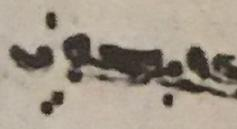
#> input picture msocr/data/sessions/2a02cee6/crops/line_003.jpg, 237 x 129 px
$ python -i line_augment.py   (imports and definitions only)
#> lines starting #> are read from the running program, lines starting #| are printed output that depends on the picture
#> further down, picture is the input picture: PIL image 237x129 RGB; mean R, G, B 162.3, 151.6, 137.5
"""Line-level image degradation for data augmentation.

Ported from kraken/linegen.py @ 9a218ce8 (mittagessen/kraken) which was removed
in kraken 7.x. Only the three degradation functions are kept; the Pango/Cairo
LineGenerator is intentionally dropped — we degrade real Sogdian line crops,
not synthesize from fonts.

Reference: Kanungo et al. "A statistical, nonparametric methodology for
document degradation model validation." IEEE TPAMI 22.11 (2000): 1209-1223.
"""
from __future__ import annotations

import logging

import numpy as np
from PIL import Image, ImageOps
from scipy.ndimage import (
    affine_transform,
    binary_closing,
    distance_transform_cdt,
    find_objects,
    gaussian_filter,
    geometric_transform,
)

from kraken.lib.util import array2pil, pil2array

logger = logging.getLogger(__name__)

__all__ = ["ocropy_degrade", "degrade_line", "distort_line"]


# ponytail: verbatim port of kraken.linegen.ocropy_degrade (9a218ce8).
# Only logging stripped; behavior identical. Upgrade path: if scipy.ndimage
# filter/interpolation APIs move, re-port from upstream kraken tag.
def ocropy_degrade(
    im: Image.Image,
    distort: float = 1.0,
    dsigma: float = 20.0,
    eps: float = 0.03,
    delta: float = 0.3,
    degradations: tuple = ((0.5, 0.0, 0.5, 0.0),),
) -> Image.Image:
    """Degrade + distort a line using the ocropus noise model.

    Returns PIL.Image mode 'L'.
    """
#> called with distort = 1, dsigma = 20, eps = 0.03, delta = 0.3, degradations = ((0.5, 0, 0.5, 0),)
    w, h = im.size
#> w = 237; h = 129
    image = Image.new("L", (int(1.5 * w), 4 * h), 255)
#> image: PIL image 355x516 L; every value is 255
    image.paste(im, (int((image.size[0] - w) / 2), int((image.size[1] - h) / 2)))
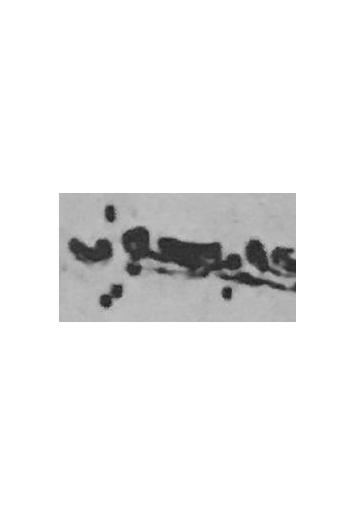
#> image: PIL image 355x516 L; min 27, max 255, mean 238
#> (the run stopped early here; a loop or call above may not have finished)

$ run again, on msocr/data/sessions/2a02cee6/crops/line_004.jpg
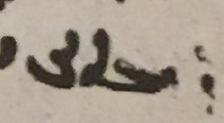
#> input picture msocr/data/sessions/2a02cee6/crops/line_004.jpg, 224 x 123 px
#> picture is the input picture: PIL image 224x123 RGB; mean R, G, B 165.8, 154.3, 140.1
#> in ocropy_degrade, `image.paste(im, (int((image.size[0] - w) / 2), int((image.size[1] - h)..`:
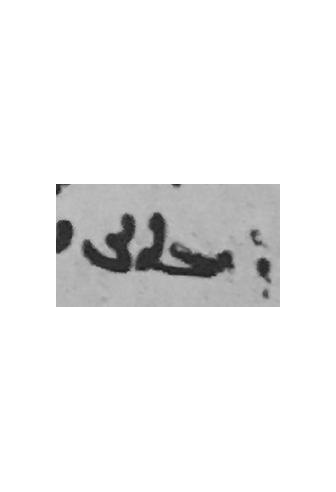
#> image: PIL image 336x492 L; min 25, max 255, mean 238.5

$ run again, on msocr/data/sessions/2a02cee6/crops/line_006.jpg
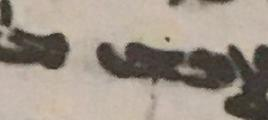
#> input picture msocr/data/sessions/2a02cee6/crops/line_006.jpg, 268 x 120 px
#> picture is the input picture: PIL image 268x120 RGB; mean R, G, B 157.7, 146.8, 135.3
#> in ocropy_degrade, `image.paste(im, (int((image.size[0] - w) / 2), int((image.size[1] - h)..`:
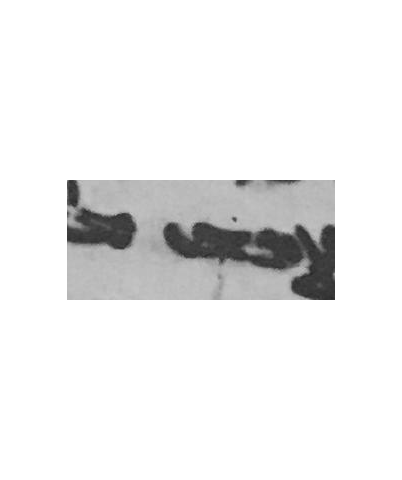
#> image: PIL image 402x480 L; min 38, max 255, mean 237.3

$ run again, on msocr/data/sessions/2a02cee6/crops/line_007.jpg
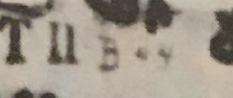
#> input picture msocr/data/sessions/2a02cee6/crops/line_007.jpg, 233 x 98 px
#> picture is the input picture: PIL image 233x98 RGB; mean R, G, B 160, 150.4, 138.5
#> in ocropy_degrade, `image.paste(im, (int((image.size[0] - w) / 2), int((image.size[1] - h)..`:
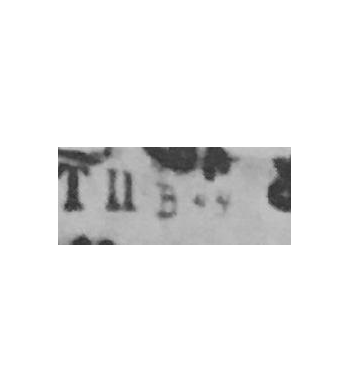
#> image: PIL image 349x392 L; min 45, max 255, mean 237.8
